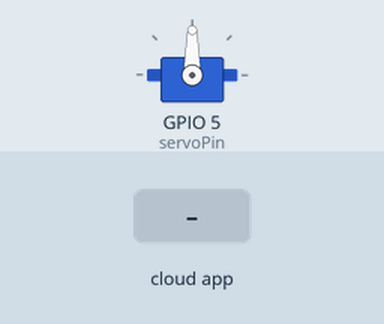
Simulated run of this sketch. Board: ESP8266 (NodeMCU). Parts: servo. The test bench sets the inputs (shaded band). WiFi joins after 1.5 s; servers stay silent unless stated; what the sketch prints to the serial monitor is not drawn.

Above: at 2.7 s.
2.8 s: the phone or cloud app sets Computer to 0
4.6 s: the phone or cloud app sets Computer to 255
At 4.75 s:
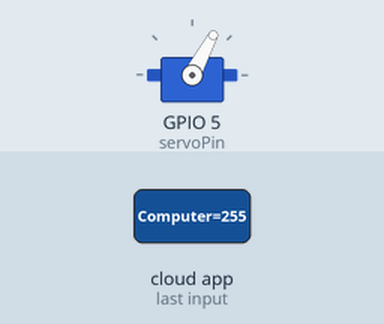
Timing chart, 0 to 7.6 s (numbered marks = the images above; inputs shaded):
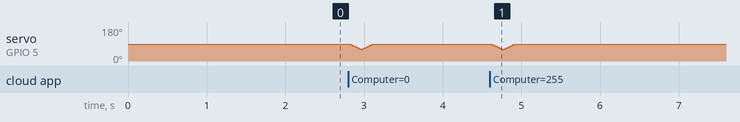

The sketch:

alexaPC.ino
```cpp
#include <Servo.h>
#ifdef ARDUINO_ARCH_ESP32
#include <WiFi.h>
#else
#include <ESP8266WiFi.h>
#endif
#include <Espalexa.h>

#define servoPin 5 //D1
Servo servo;

boolean connectWifi();
void turnPC(uint8_t brightness);

const char* ssid = "WIFI_NAME";
const char* password = "WIFI_PASSWORD";

int angle = 0;
String Device1 = "Computer";
boolean wifiConnected = false;

Espalexa espalexa;

void setup() {
  // put your setup code here, to run once:
  Serial.begin(115200);
  servo.attach(servoPin);

  wifiConnected = connectWifi();

  if(wifiConnected){
    espalexa.addDevice(Device1, turnPC);

    espalexa.begin();
  }
  else{
    while(1){
      Serial.println("Cannot connect to Wifi. Please check data and reset the ESP.");
      delay(2500);
    }
  }
}

void loop() {
  // put your main code here, to run repeatedly:
  espalexa.loop();
  analogWrite(servoPin, 30000);
  delay(100);
}

void turnPC(uint8_t brightness){
  if(brightness == 255){
    for(angle = 90; angle > 60; angle--){
      servo.write(angle);
      delay(5);
    }
    for(angle = 60; angle < 90; angle++){
      servo.write(angle);
      delay(5);
    }
    Serial.println("servoPin ON");
  }
  else{
    for(angle = 90; angle > 60; angle--){
      servo.write(angle);
      delay(5);
    }
    for(angle = 60; angle < 90; angle++){
      servo.write(angle);
      delay(5);
    }
    Serial.println("servoPin OFF");
  }
}

boolean connectWifi(){
  boolean state = true;
  int i = 0;

  WiFi.mode(WIFI_STA);
  WiFi.begin(ssid, password);
  Serial.println("");
  Serial.println("Connecting to Wifi");

  Serial.print("Connecting....");
  while(WiFi.status() != WL_CONNECTED){
    delay(500);
    Serial.print(".");
    if(i > 20){
      state = false; break;
    }
    i++;
  }
  Serial.println("");
  if(state){
    Serial.print("Connected: ");
    Serial.println(ssid);
    Serial.print("IP Address: ");
    Serial.println(WiFi.localIP());
  }
  else{
    Serial.println("Connection Failed.");
  }
  return state;
}
```
